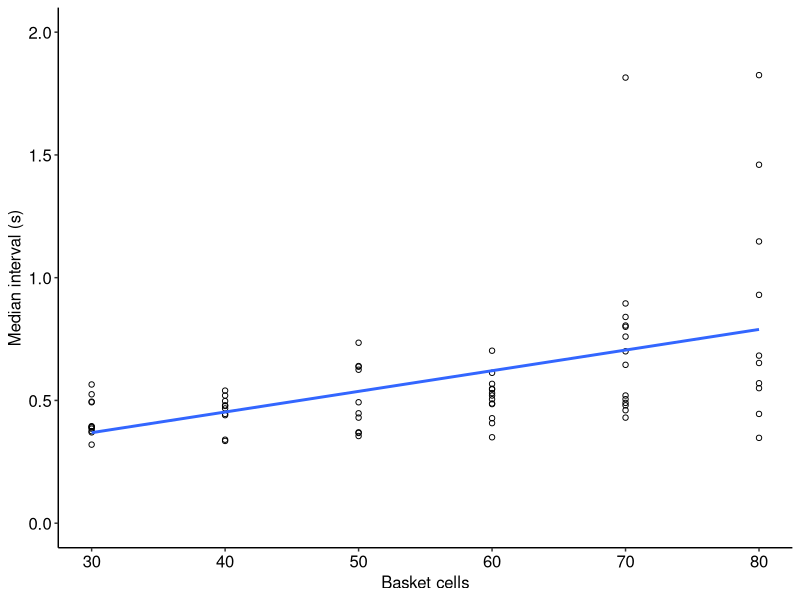

Source code (R):
library(ggplot2)
data <- read.csv("lognorm_syncspike_stats_cutoff_0.2_binwidth_5.0ms_lookahead_10.csv", header=TRUE, sep=",")

### Plot the data with fitted model

binom_plot <- ggplot(data, aes(x=dbcount, y=ibi_median)) +
    geom_point(shape=1) + stat_smooth(method="lm", se=FALSE) +
    xlab("Basket cells") + ylab("Median interval (s)") +
    theme(axis.line=element_line(colour="black"),
          panel.grid.major=element_blank(),
          panel.grid.minor=element_blank(),
          panel.background=element_blank(),
	  axis.text.x=element_text(family="sans", face="plain", colour="#000000", size=12),
	  axis.text.y=element_text(family="sans", face="plain", colour="#000000", size=12),
          axis.title=element_text(family = "sans", face="plain", size=12),
          legend.title=element_text(family = "sans", face="plain", size=12),
          legend.text=element_text(family = "sans", face="plain", size=12)) +
	  ylim(0, 2.0)
ggsave(file="figures/Figure_5F_ibi_lognorm.svg", plot=binom_plot, width=3, height=3)


